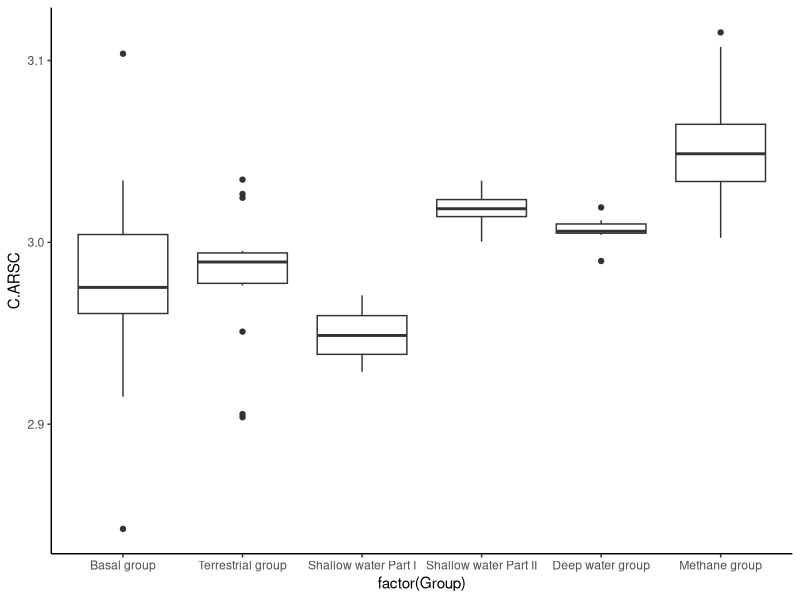
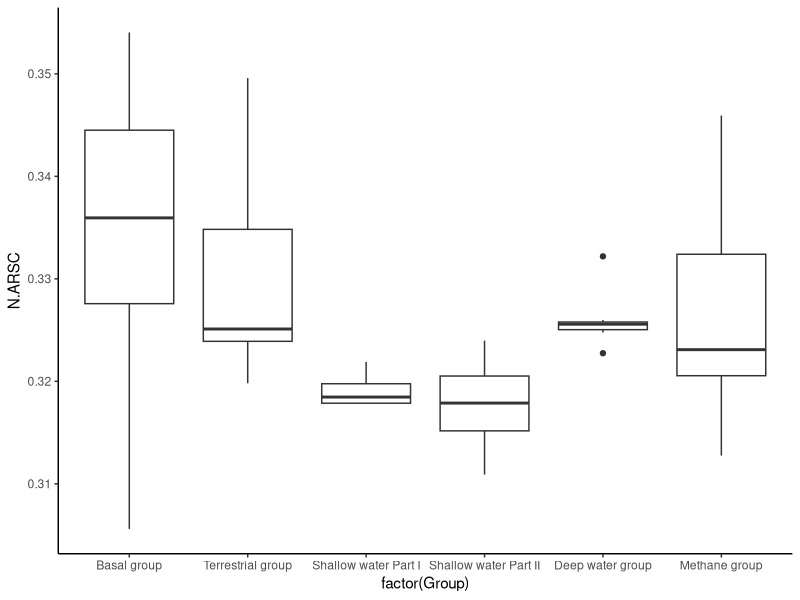
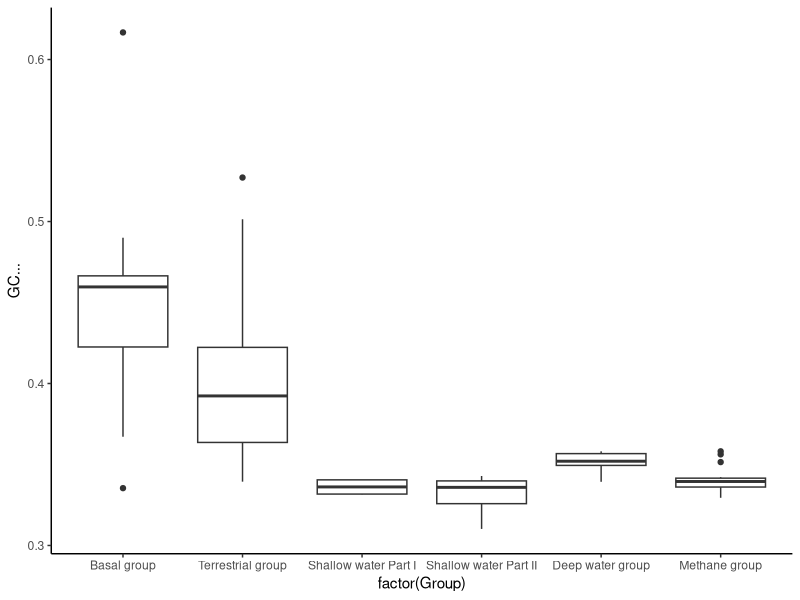
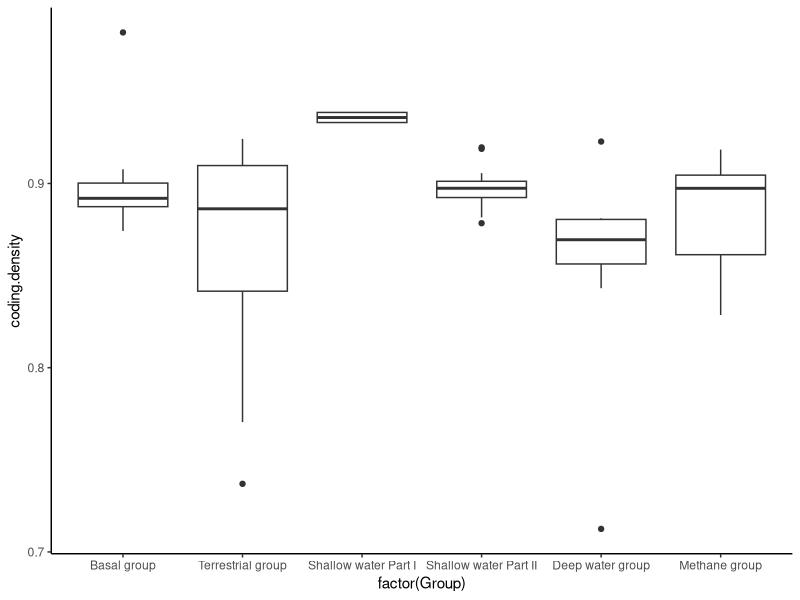
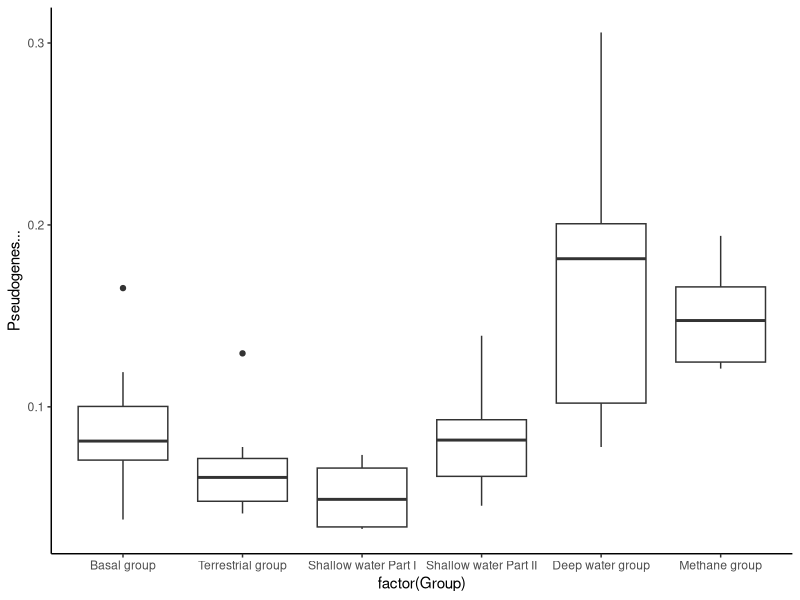

These figures' R source, in order:
setwd("C:/Users/Administrator/Desktop/AOA_dating/characteristic/Summary")
library("ggplot2")
wt <- read.table("Thaumarchaeota_genomic_characteristic_summary.txt",sep = "\t",header = T)
wt$Group <- factor(wt$Group, levels = c("Basal group", "Terrestrial group", 
                                        "Shallow water Part I", "Shallow water Part II", "Deep water group",
                                        "Methane group","Deep sea sediment group")) 
ggplot(wt,aes(x=factor(Group),y=C.ARSC))+geom_boxplot()+theme_classic()
ggplot(wt,aes(x=factor(Group),y=N.ARSC))+geom_boxplot()+theme_classic()
ggplot(wt,aes(x=factor(Group),y=GC...))+geom_boxplot()+theme_classic()
ggplot(wt,aes(x=factor(Group),y=coding.density))+geom_boxplot()+theme_classic()
ggplot(wt,aes(x=factor(Group),y=Pseudogenes...))+geom_boxplot()+theme_classic()